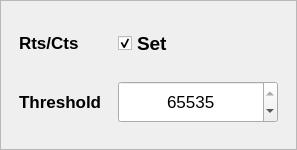
        <widget class="QFrame" name="frame_2">
         <property name="sizePolicy">
          <sizepolicy hsizetype="Expanding" vsizetype="Expanding">
           <horstretch>0</horstretch>
           <verstretch>0</verstretch>
          </sizepolicy>
         </property>
         <property name="minimumSize">
          <size>
           <width>0</width>
           <height>150</height>
          </size>
         </property>
         <property name="maximumSize">
          <size>
           <width>16777215</width>
           <height>300</height>
          </size>
         </property>
         <property name="frameShape">
          <enum>QFrame::Shape::StyledPanel</enum>
         </property>
         <property name="frameShadow">
          <enum>QFrame::Shadow::Raised</enum>
         </property>
         <layout class="QGridLayout" name="gridLayout_6">
          <property name="verticalSpacing">
           <number>14</number>
          </property>
          <property name="horizontalSpacing">
           <number>16</number>
          </property>
          <property name="bottomMargin">
           <number>18</number>
          </property>
          <property name="rightMargin">
           <number>18</number>
          </property>
          <property name="topMargin">
           <number>18</number>
          </property>
          <property name="leftMargin">
           <number>18</number>
          </property>
          <item row="0" column="0">
           <widget class="QLabel" name="label_29">
            <property name="minimumSize">
             <size>
              <width>70</width>
              <height>28</height>
             </size>
            </property>
            <property name="font">
             <font>
              <pointsize>13</pointsize>
              <bold>true</bold>
             </font>
            </property>
            <property name="text">
             <string>Rts/Cts</string>
            </property>
           </widget>
          </item>
          <item row="0" column="1">
           <widget class="QCheckBox" name="checkBox_5">
            <property name="minimumSize">
             <size>
              <width>160</width>
              <height>34</height>
             </size>
            </property>
            <property name="font">
             <font>
              <pointsize>14</pointsize>
              <bold>true</bold>
             </font>
            </property>
            <property name="text">
             <string>Set</string>
            </property>
            <property name="checked">
             <bool>true</bool>
            </property>
           </widget>
          </item>
          <item row="1" column="0">
           <widget class="QLabel" name="label_30">
            <property name="minimumSize">
             <size>
              <width>70</width>
              <height>28</height>
             </size>
            </property>
            <property name="font">
             <font>
              <pointsize>13</pointsize>
              <bold>true</bold>
             </font>
            </property>
            <property name="text">
             <string>Threshold</string>
            </property>
           </widget>
          </item>
          <item row="1" column="1">
           <widget class="QSpinBox" name="spinBox_3">
            <property name="alignment">
             <set>Qt::AlignmentFlag::AlignVCenter|Qt::AlignmentFlag::AlignHCenter</set>
            </property>
            <property name="font">
             <font>
              <pointsize>13</pointsize>
              <bold>false</bold>
             </font>
            </property>
            <property name="minimumSize">
             <size>
              <width>150</width>
              <height>42</height>
             </size>
            </property>
            <property name="maximum">
             <number>65535</number>
            </property>
            <property name="value">
             <number>65535</number>
            </property>
           </widget>
          </item>
         </layout>
        </widget>
